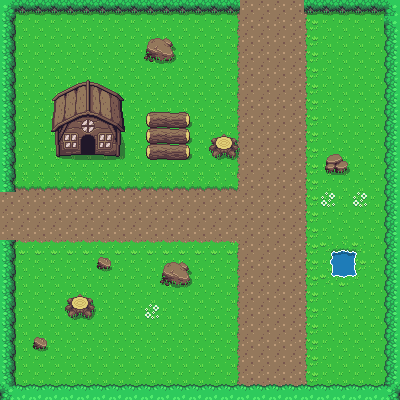

This game map was drawn from its Tiled (.tmx) file and the tilesets committed beside it. A one-line description and the full map source follow:
An orthogonal 25x25 tile map with 16x16 px tiles, 2 tile layers (Ground, Objects) and 15 objects.

<map version="1.2" tiledversion="1.2.1" orientation="orthogonal" renderorder="left-down" width="25" height="25" tilewidth="16" tileheight="16" infinite="0" nextlayerid="4" nextobjectid="17">
 <tileset firstgid="1" source="Overworld.tsx" />
 <layer id="1" name="Ground" width="25" height="25">
  <data encoding="csv">
1,1,1,1,1,1,1,1,1,1,1,1,1,1,1201,1202,1202,1202,1202,1203,1,1,1,1,1,
1,1,1,1,1,1,1,1,1,1,1,1,1,1,1201,1202,1202,1202,1202,1203,1,1,1,1,1,
1,1,1,1,1,1,1,1,1,1,1,1,1,1,1201,1202,1202,1202,1202,1203,1,1,1,1,1,
1,1,1,1,1,1,1,1,1,1,1,1,1,1,1201,1202,1202,1202,1202,1203,1,1,1,1,1,
1,1,1,1,1,1,1,1,1,1,1,1,1,1,1201,1202,1202,1202,1202,1203,1,1,1,1,1,
1,1,1,1,1,1,1,1,1,1,1,1,1,1,1201,1202,1202,1202,1202,1203,1,1,1,1,1,
1,1,1,1,1,1,1,1,1,1,1,1,1,1,1201,1202,1202,1202,1202,1203,1,1,1,1,1,
1,1,1,1,1,1,1,1,1,1,1,1,1,1,1201,1202,1202,1202,1202,1203,1,1,1,1,1,
1,1,1,1,1,1,1,1,1,1,1,1,1,1,1201,1202,1202,1202,1202,1203,1,1,1,1,1,
1,1,1,1,1,1,1,1,1,1,1,1,1,1,1201,1202,1202,1202,1202,1203,1,1,1,1,1,
1,1,1,1,1,1,1,1,1,1,1,1,1,1,1201,1202,1202,1202,1202,1203,1,1,1,1,1,
1162,1162,1162,1162,1162,1162,1162,1162,1162,1162,1162,1162,1162,1162,1322,1202,1202,1202,1202,1203,1,1,1,1,1,
1202,1202,1202,1202,1202,1202,1202,1202,1202,1202,1202,1202,1202,1202,1202,1202,1202,1202,1202,1203,1,1,1,1,1,
1202,1202,1202,1202,1202,1202,1202,1202,1202,1202,1202,1202,1202,1202,1202,1202,1202,1202,1202,1203,1,1,1,1,1,
1202,1202,1202,1202,1202,1202,1202,1202,1202,1202,1202,1202,1202,1202,1202,1202,1202,1202,1202,1203,1,1,1,1,1,
1242,1242,1242,1242,1242,1242,1242,1242,1242,1242,1242,1242,1242,1242,1282,1202,1202,1202,1202,1203,1,1,1,1,1,
1,1,1,1,1,1,1,1,1,1,1,1,1,1,1201,1202,1202,1202,1202,1203,1,1,1,1,1,
1,1,1,1,1,1,1,1,1,1,1,1,1,1,1201,1202,1202,1202,1202,1203,1,1,1,1,1,
1,1,1,1,1,1,1,1,1,1,1,1,1,1,1201,1202,1202,1202,1202,1203,1,1,1,1,1,
1,1,1,1,1,1,1,1,1,1,1,1,1,1,1201,1202,1202,1202,1202,1203,1,1,1,1,1,
1,1,1,1,1,1,1,1,1,1,1,1,1,1,1201,1202,1202,1202,1202,1203,1,1,1,1,1,
1,1,1,1,1,1,1,1,1,1,1,1,1,1,1201,1202,1202,1202,1202,1203,1,1,1,1,1,
1,1,1,1,1,1,1,1,1,1,1,1,1,1,1201,1202,1202,1202,1202,1203,1,1,1,1,1,
1,1,1,1,1,1,1,1,1,1,1,1,1,1,1201,1202,1202,1202,1202,1203,1,1,1,1,1,
1,1,1,1,1,1,1,1,1,1,1,1,1,1,1241,1242,1242,1242,1242,1243,1,1,1,1,1
</data>
 </layer>
 <layer id="2" name="Objects" width="25" height="25">
  <data encoding="csv">
765,766,766,766,766,766,766,766,766,766,766,766,766,766,766,0,0,0,0,766,766,766,766,766,764,
728,0,0,0,0,0,0,0,0,0,0,0,0,0,0,0,0,0,0,0,0,0,0,0,764,
728,0,0,0,0,0,0,0,0,450,451,0,0,0,0,0,0,0,0,0,0,0,0,0,727,
728,0,0,0,0,0,0,0,0,490,491,0,0,0,0,0,0,0,0,0,0,0,0,0,727,
728,0,0,0,0,0,0,0,0,0,0,0,0,0,0,0,0,0,0,0,0,0,0,0,727,
728,0,0,7,8,9,10,11,0,0,0,0,0,0,0,0,0,0,0,0,0,0,0,0,727,
728,0,0,47,48,49,50,51,0,0,0,0,0,0,0,0,0,0,0,0,0,0,0,0,727,
728,0,0,87,88,89,90,91,0,204,205,206,0,0,0,0,0,0,0,0,0,0,0,0,727,
728,0,0,127,128,129,130,131,0,204,205,206,0,152,153,0,0,0,0,0,0,0,0,0,727,
728,0,0,167,168,169,170,171,0,204,205,206,0,192,193,0,0,0,0,0,45,46,0,0,727,
728,0,0,0,0,0,0,0,0,0,0,0,0,0,0,0,0,0,0,0,85,86,0,0,727,
728,0,0,0,0,0,0,0,0,0,0,0,0,0,0,0,0,0,0,0,0,0,0,0,727,
0,0,0,0,0,0,0,0,0,0,0,0,0,0,0,0,0,0,0,0,444,0,444,0,727,
0,0,0,0,0,0,0,0,0,0,0,0,0,0,0,0,0,0,0,0,0,0,0,0,727,
0,0,0,0,0,0,0,0,0,0,0,0,0,0,0,0,0,0,0,0,0,0,0,0,727,
728,0,0,0,0,0,0,0,0,0,0,0,0,0,0,0,0,0,0,0,243,244,245,0,727,
728,0,0,0,0,0,208,0,0,0,450,451,0,0,0,0,0,0,0,0,283,284,285,0,727,
728,0,0,0,0,0,0,0,0,0,490,491,0,0,0,0,0,0,0,0,323,324,325,0,727,
728,0,0,0,152,153,0,0,0,0,0,0,0,0,0,0,0,0,0,0,0,0,0,0,727,
728,0,0,0,192,193,0,0,0,444,0,0,0,0,0,0,0,0,0,0,0,0,0,0,727,
728,0,0,0,0,0,0,0,0,0,0,0,0,0,0,0,0,0,0,0,0,0,0,0,727,
728,0,208,0,0,0,0,0,0,0,0,0,0,0,0,0,0,0,0,0,0,0,0,0,727,
728,0,0,0,0,0,0,0,0,0,0,0,0,0,0,0,0,0,0,0,0,0,0,0,727,
728,0,0,0,0,0,0,0,0,0,0,0,0,0,0,0,0,0,0,0,0,0,0,0,727,
688,726,726,726,726,726,726,726,726,726,726,726,726,726,726,726,726,726,726,726,726,726,726,726,648
</data>
 </layer>
 <objectgroup id="3" name="Collision Mask">
  <object id="1" x="0.666667" y="0.666667" width="14.6667" height="191" />
  <object id="2" x="0.666667" y="0.666667" width="238" height="13.3333" />
  <object id="4" x="305" y="0.333333" width="94" height="12.6667" />
  <object id="5" x="384.333" y="1" width="15" height="399" />
  <object id="6" x="0.333333" y="384" width="398" height="15.3333" />
  <object id="7" x="0.333333" y="240.333" width="14.6667" height="159" />
  <object id="8" x="64.3333" y="292.667" width="30.3333" height="27.3333" />
  <object id="9" x="159.667" y="259" width="32" height="27.6667" />
  <object id="10" x="96" y="255.667" width="15" height="14.6667" />
  <object id="11" x="145.333" y="112.333" width="46" height="46.6667" />
  <object id="12" x="208.333" y="130.667" width="29.3333" height="28.6667" />
  <object id="13" x="144.333" y="35.6667" width="31" height="27" />
  <object id="14" x="321" y="151" width="29.3333" height="24" />
  <object id="15" x="331.333" y="250.667" width="22.6667" height="25.6667" />
  <object id="16" x="59.3333" y="156.667">
   <polygon points="0,0 21.6667,-0.333333 21.3333,-18.3333 27.6667,-23 34,-19.6667 35.3333,-1 60,-1 65.3333,-25.3333 63.3333,-58.6667 28.3333,-77 -7.66667,-58 -8.33333,-26.6667 -4.33333,-24 -3.66667,-0.333333" />
  </object>
 </objectgroup>
</map>
